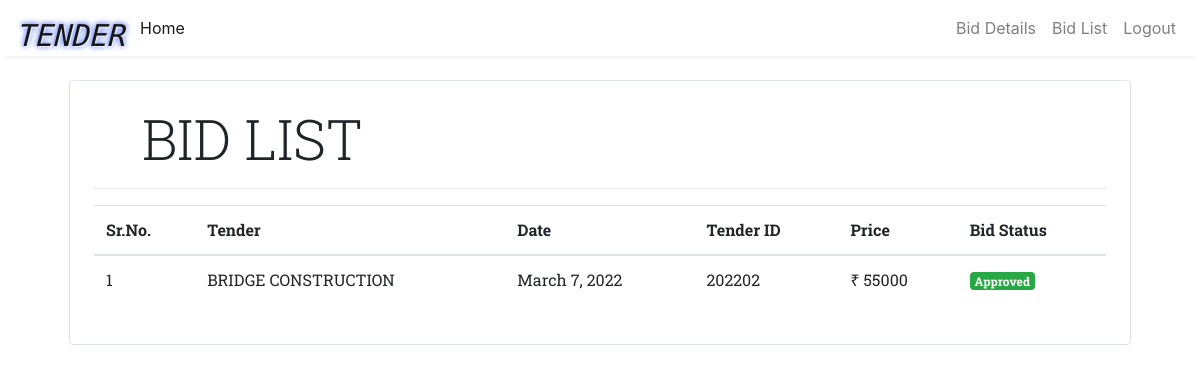
/order (signed in), run on the app's committed database.
### vendor/models/orders.py (models this page shows, shortened)
class Order(models.Model):
    product = models.ForeignKey(Product ,
                                on_delete=models.CASCADE)
    customer = models.ForeignKey(Customer ,
                                on_delete=models.CASCADE)
    price = models.IntegerField(default=0)
    date = models.DateField(default=datetime.datetime.today)
    phone = models.CharField(max_length=20, default='')
    bidAmt = models.CharField(max_length=50, default='')
    status = models.BooleanField(default=False)
    @staticmethod
    def get_orders_by_customer(customer_id):
        return Order\
              .objects\
              .filter(customer = customer_id)\
              .order_by('-date')

### vendor/models/tender.py (models this page shows, shortened)
class Product(models.Model):
    name = models.CharField(max_length=50, default=0)
    number = models.IntegerField(default=0)
    category = models.ForeignKey(Category, on_delete=models.CASCADE, default=1)
    description = models.CharField(max_length=200, default='' , null=True , blank=True)
    location = models.CharField(max_length=100, default='')
    price = models.CharField(max_length=100,default='')
    start = models.CharField(max_length=20, default='')

### vendor/middlewares/auth.py (the view)
    def middleware(request):
        print(request.session.get('customer'))
        returnUrl = request.META['PATH_INFO']
        print(request.META['PATH_INFO'])
        if not request.session.get('customer'):
           return redirect(f'login?return_url={returnUrl}')
        response = get_response(request)
        return response

### vendor/templatetags/custom_filter.py (called while the page is built)
@register.filter(name='currency')
def currency(number):
    return "₹ "+str(number)

### vendor/views/orders.py (called while the page is built)
    def get(self, request):
        customer = request.session.get('customer')
        orders = Order.get_orders_by_customer(customer)
        print(orders)
        orders = orders.reverse()
        return render(request, 'bidlist.html' , {'orders': orders})

### templates/bidlist.html (shortened to what this page needs)
{% extends 'base.html' %}
{% block content %}
{% load cart %}
{% load custom_filter %}
<div class="container">
   <div class="border rounded p-4 m-4">
        <p class="display-4 pl-4 ml-4">BID LIST</p>
        <hr>
        <table class="table">
            <thead>
                <tr>
                    <th>Sr.No.</th>
                    <th>Tender</th>
                    <th>Date</th>
                    <th>Tender ID</th>
                    <th>Price</th>
                    <th>Bid Status</th>
                </tr>
            </thead>
            <tbody>
                {% for order in orders %}
                <tr>
                    <td>{{forloop.counter}}</td>
                    <td>{{order.product.name}}</td>
                    <td>{{order.date}}</td>
                    <td>{{order.product.number}}</td>
                    <td>{{order.product.price|currency}}</td>
                    {% if order.status %}
                    <td><small class="badge badge-success">Approved</small></td>
                    {% else %}
                    <td><small class="badge badge-warning">Pending</small></td>
{% endif %}
                </tr>
                {% endfor %}
            </tbody>
</table>
{% endblock %}

### templates/base.html (style rules this page uses)
.display-4 { font-family: 'Roboto Slab', serif; }
html { scroll-behavior: smooth; }

### templates/bidlist.html (style rules this page uses)
th,td { font-family: 'Roboto Slab', serif; }

### data on the page
Order: product.name "BRIDGE CONSTRUCTION", date "March 7, 2022", product.number "202202", product.price "₹ 55000", status "Approved"
